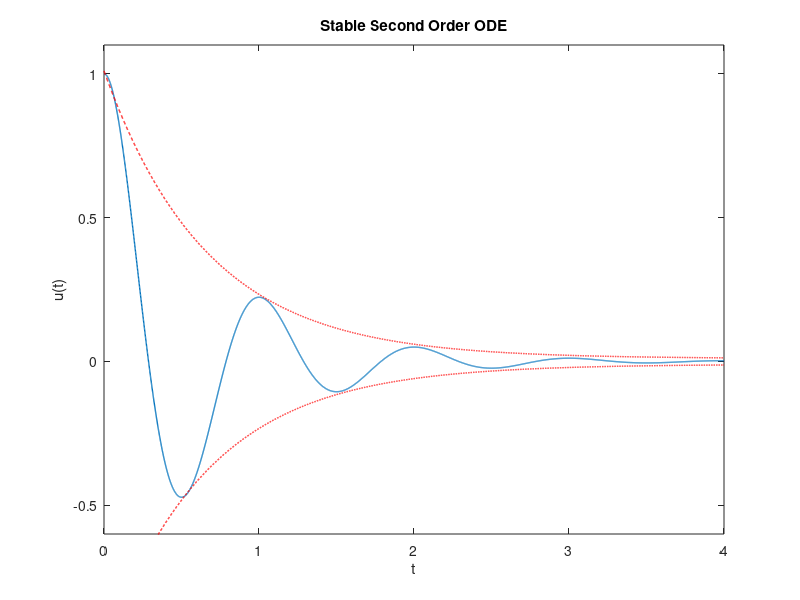

This figure's MATLAB source:
clear
clc

t = 0:0.001:4;

u = zeros(1,length(t));

B = 1.5;
w = 2*pi;
u_0 = 1;

u_t = @(u_0, t, w, B) u_0.*exp(-B.*t).*(cos(w.*t)+B/w*sin(w.*t));

figure(130)
clf
plot(t,u_t(u_0, t, w, B), 'Linewidth', 1)
hold on
plot(t, u_0*exp(-B.*t)+0.01, 'r--', 'Linewidth', 1)
plot(t, -u_0*exp(-B.*t)-0.01, 'r--', 'Linewidth', 1)
set(gcf, 'color', 'w')
axis([0 4 -0.6 1.1])
xlabel("t")
ylabel("u(t)")
title("Stable Second Order ODE")
